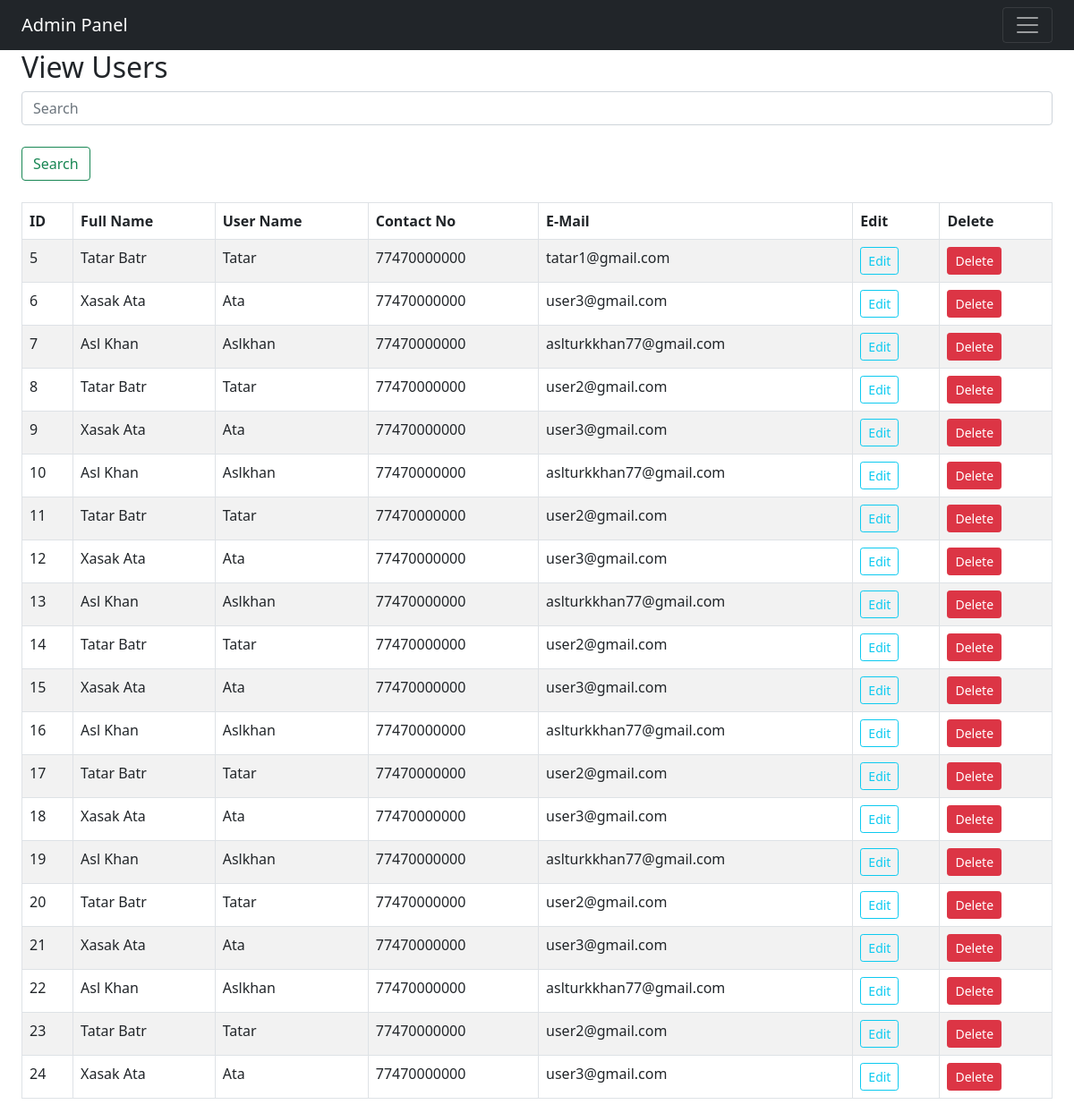
/admin/users_view.php (signed in), run on the app's committed database.
### tables this page shows
CREATE TABLE `register_table` (
  `register_id` int NOT NULL AUTO_INCREMENT,
  `register_full_name` varchar(100) NOT NULL,
  `register_user_name` varchar(50) NOT NULL,
  `register_password` varchar(30) NOT NULL,
  `register_contact_number` varchar(15) NOT NULL,
  `email` varchar(60) NOT NULL,
  `register_question` varchar(100) NOT NULL,
  `register_answer` varchar(50) NOT NULL,
  `register_profile_picture` varchar(50) NOT NULL DEFAULT 'profile_img/profile_default_picture.png',
  `register_time` varchar(20) NOT NULL,
  PRIMARY KEY (`register_id`)
);

### admin/functions/process_users_view_data.php (the view)
<?php
    function display_data($users_list_result)
    {
        while($users_row = mysqli_fetch_assoc($users_list_result))
        {
            echo '
                <tr>
                    <td>' . $users_row['register_id'] . '</td>
                    <td>' . $users_row['register_full_name'] . '</td>
                    <td>' . $users_row['register_user_name'] . '</td>
                    <td>' . $users_row['register_contact_number'] . '</td>
                    <td>' . $users_row['email'] . '</td>
                    <td><a class="btn btn-sm btn-outline-info" href="users_edit.php?id=' . $users_row['register_id'] . '">Edit</a></td>
                    <td><a class="btn btn-sm btn-danger" href="functions/process_users_del.php?id=' . $users_row['register_id'] . '">Delete</a></td>
                </tr>';
        }
    }
?>

### data on the page
register_table: register_id "5", register_full_name "Tatar Batr", register_user_name "Tatar", register_contact_number "77470000000", email "tatar1@gmail.com"
register_table: register_id "6", register_full_name "Xasak Ata", register_user_name "Ata", register_contact_number "77470000000", email "user3@gmail.com"
register_table: register_id "7", register_full_name "Asl Khan", register_user_name "Aslkhan", register_contact_number "77470000000", email "aslturkkhan77@gmail.com"
register_table: register_id "8", register_full_name "Tatar Batr", register_user_name "Tatar", register_contact_number "77470000000", email "user2@gmail.com"
register_table: register_id "9", register_full_name "Xasak Ata", register_user_name "Ata", register_contact_number "77470000000", email "user3@gmail.com"
register_table: register_id "10", register_full_name "Asl Khan", register_user_name "Aslkhan", register_contact_number "77470000000", email "aslturkkhan77@gmail.com"
register_table: register_id "11", register_full_name "Tatar Batr", register_user_name "Tatar", register_contact_number "77470000000", email "user2@gmail.com"
register_table: register_id "12", register_full_name "Xasak Ata", register_user_name "Ata", register_contact_number "77470000000", email "user3@gmail.com"
register_table: register_id "13", register_full_name "Asl Khan", register_user_name "Aslkhan", register_contact_number "77470000000", email "aslturkkhan77@gmail.com"
register_table: register_id "14", register_full_name "Tatar Batr", register_user_name "Tatar", register_contact_number "77470000000", email "user2@gmail.com"
register_table: register_id "15", register_full_name "Xasak Ata", register_user_name "Ata", register_contact_number "77470000000", email "user3@gmail.com"
register_table: register_id "16", register_full_name "Asl Khan", register_user_name "Aslkhan", register_contact_number "77470000000", email "aslturkkhan77@gmail.com"
register_table: register_id "17", register_full_name "Tatar Batr", register_user_name "Tatar", register_contact_number "77470000000", email "user2@gmail.com"
register_table: register_id "18", register_full_name "Xasak Ata", register_user_name "Ata", register_contact_number "77470000000", email "user3@gmail.com"
register_table: register_id "19", register_full_name "Asl Khan", register_user_name "Aslkhan", register_contact_number "77470000000", email "aslturkkhan77@gmail.com"
register_table: register_id "20", register_full_name "Tatar Batr", register_user_name "Tatar", register_contact_number "77470000000", email "user2@gmail.com"
register_table: register_id "21", register_full_name "Xasak Ata", register_user_name "Ata", register_contact_number "77470000000", email "user3@gmail.com"
register_table: register_id "22", register_full_name "Asl Khan", register_user_name "Aslkhan", register_contact_number "77470000000", email "aslturkkhan77@gmail.com"
register_table: register_id "23", register_full_name "Tatar Batr", register_user_name "Tatar", register_contact_number "77470000000", email "user2@gmail.com"
register_table: register_id "24", register_full_name "Xasak Ata", register_user_name "Ata", register_contact_number "77470000000", email "user3@gmail.com"
